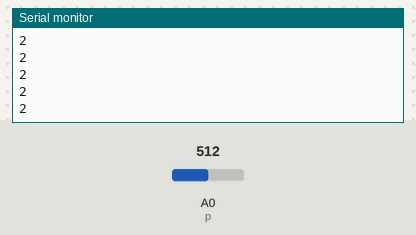
Bench run of a sketch on a simulated Arduino Uno, built with avr-gcc and run on an emulated ATmega328P. Shown: the last lines printed to the serial monitor. The inputs (shaded band) are chosen by the test bench; at power-on: A0 (p) = 512.

Above: at 1.2 s.
1.3 s: A0 (p) set to 716
At 1.8 s:
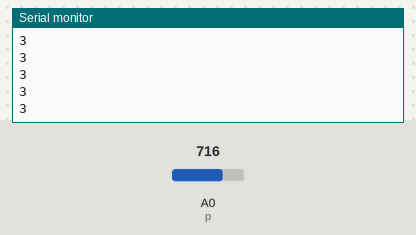
2.8 s: A0 (p) set to 900
At 3.5 s:
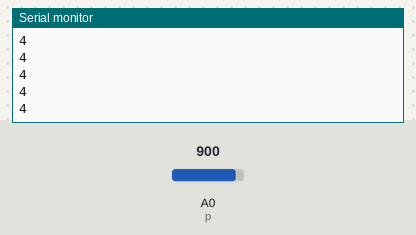
Timing chart, 0 to 5.8 s (numbered marks = the images above; inputs shaded):
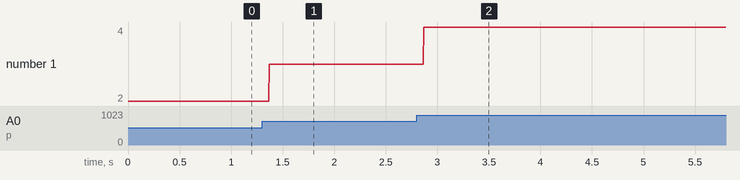

Measured:
- after the input at 1.3 s, the serial monitor: prints a new line after 0.07 s (image 1)
- after the input at 2.8 s, the serial monitor: prints a new line after 0.07 s (image 2)
- plotted number 1: 2 → 3 after the input at 1.3 s, 3 → 4 after the input at 2.8 s

The sketch:

Map_function.ino
```cpp
int p=A0;
void setup()
{
Serial.begin(9600);
pinMode(p,INPUT);
}
void loop()
{
   int x=analogRead(p);
 int y= map(x,0,1023,0,5);
  Serial.println(y);
}
```
